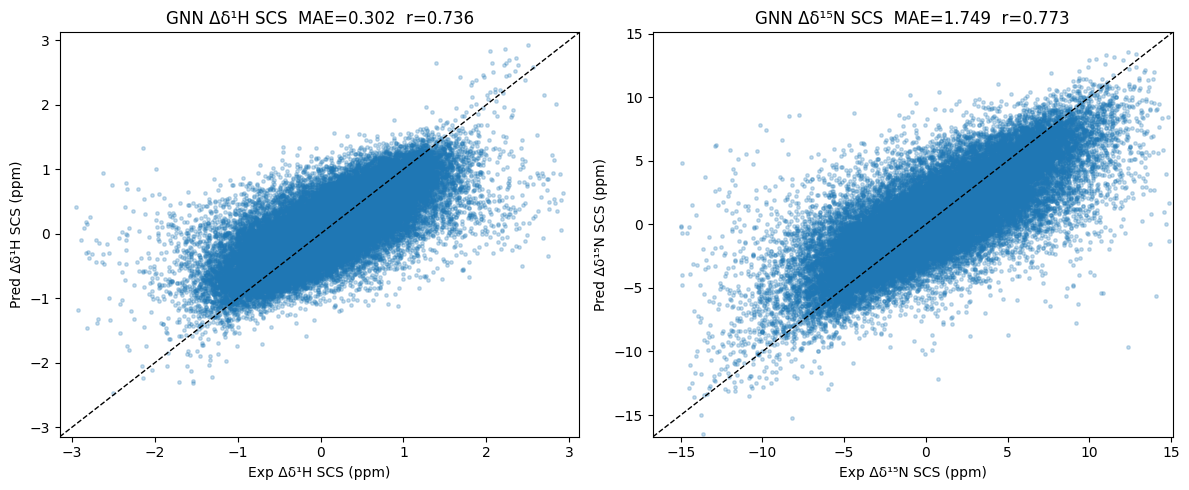
#> input picture pages/research/assets/chemical-shift-gnn-recorded.png, 1189 x 490 px
$ python generate_theme_figures.py
#> lines starting #> are read from the running program, lines starting #| are printed output that depends on the picture; after the words box and inside, x2 and y2 are one past the last pixel; in counts of white or black regions, pixels touching at a corner belong together
"""Theme-only derivatives of recorded figures; never reconstruct numerical data.

Remove the white matte and replace ink colors at the original pixel coordinates.
Recovered alpha preserves scatter density/antialiasing. No resize, crop, fitting,
interpolation, or new predictions. Original files remain unchanged and linked.
Requires numpy and Pillow. Run after generate_cpmg_figure.py for all chart assets.
"""
import hashlib
import json
from pathlib import Path

import numpy as np
from PIL import Image

OUT = Path(__file__).parent / 'assets'
PALETTES = {
    'light': {'ink': '#263344', 'blue': '#175da3', 'orange': '#b75b00'},
    'dark': {'ink': '#e5edf7', 'blue': '#54cfff', 'orange': '#ffb454'},
}


def rgb(hex_color):
    return np.array([int(hex_color[i:i + 2], 16) for i in (1, 3, 5)]) / 255


records = []
for name in ('chemical-shift-gnn-recorded.png', 'chemical-shift-mlp-recorded.png',
             'published-dispersion-figure4.jpg'):
    source = OUT / name
    pixels = np.asarray(Image.open(source).convert('RGB'), dtype=float) / 255
    r, g, b = np.moveaxis(pixels, -1, 0)
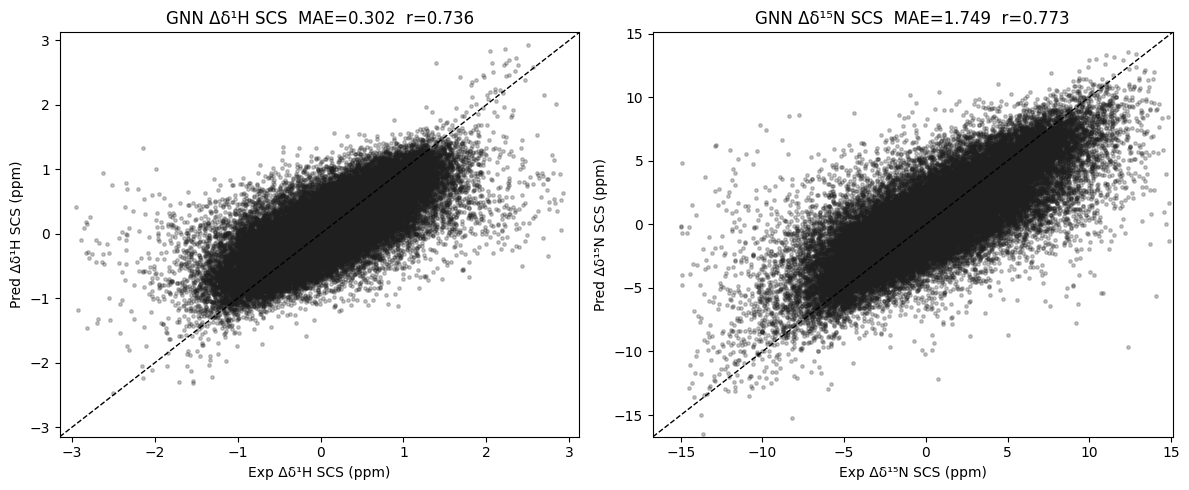
#> r: shape (490, 1189) float64; min 0, max 1, mean 0.865
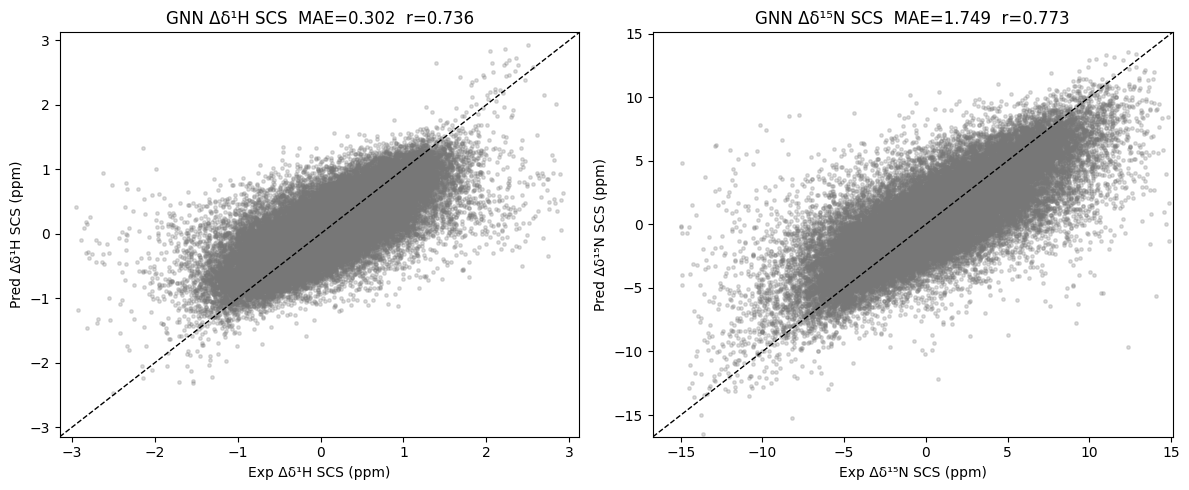
#> g: shape (490, 1189) float64; min 0, max 1, mean 0.911
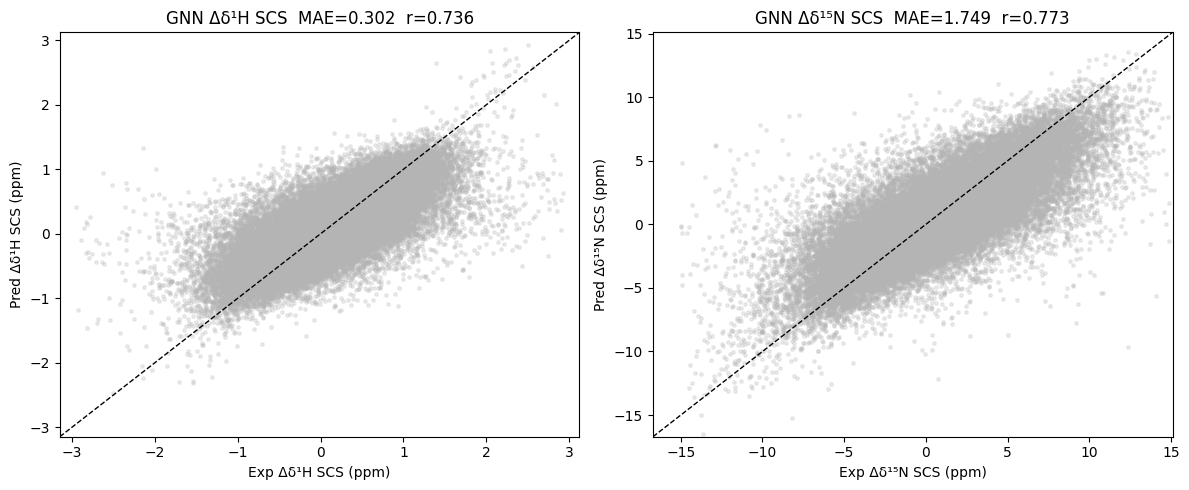
#> b: shape (490, 1189) float64; min 0, max 1, mean 0.943
    published = source.suffix == '.jpg'
    # Saved scatter uses matplotlib tab:blue. Published figure uses blue/orange.
    blue = (b - r > .04) & (b > g)
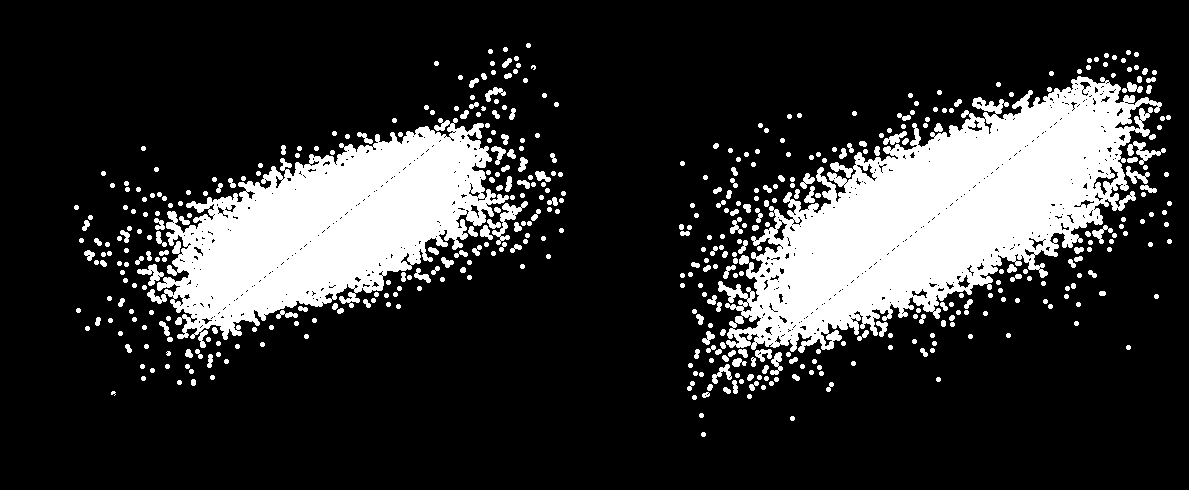
#> blue: shape (490, 1189) bool; 19.5% white; 475 white regions (5 under 20 px), largest, box (x1, y1, x2, y2) and area: (718, 76, 1162, 353) 56784, (147, 118, 509, 348) 40318, (492, 201, 528, 245) 435
    orange = (r - b > .04) & (r > g)
#> orange: shape (490, 1189) bool; every value is 0
    if not published:
        orange[:] = False
    alpha = 1 - pixels.mean(axis=-1)
    blue_source = rgb('#363397' if published else '#1f77b4')
    alpha[blue] = np.max((1 - pixels[blue]) / (1 - blue_source), axis=-1)
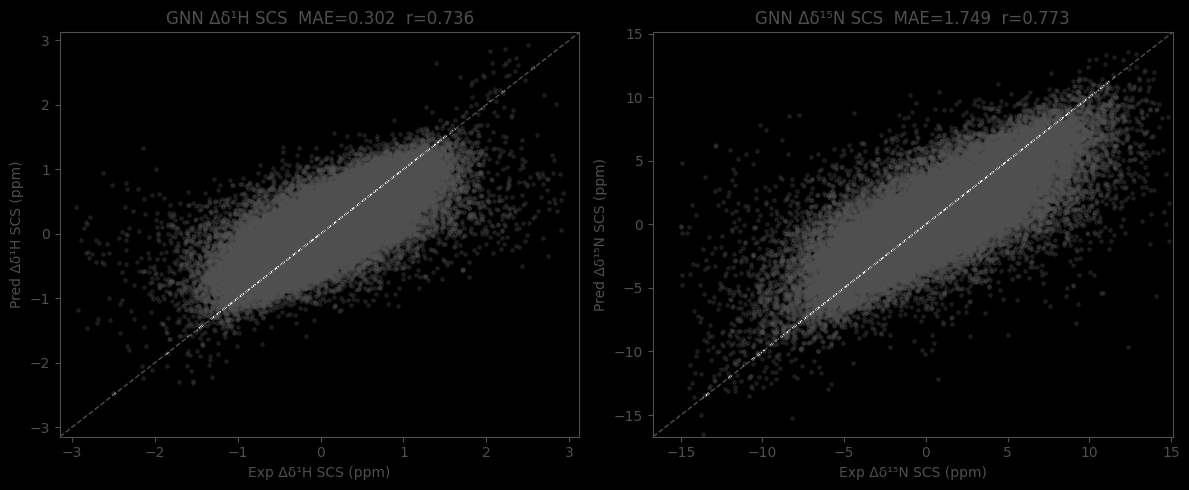
#> alpha: shape (490, 1189) float64; min 0, max 3.23, mean 0.155; drawn with min black and max white
    alpha[orange] = np.max((1 - pixels[orange]) / (1 - rgb('#f39c12')), axis=-1)
    # JPEG white-matte compression noise is not figure content.
    if published:
        alpha[pixels.min(axis=-1) >= 250 / 255] = 0
    alpha = np.clip(alpha, 0, 1)
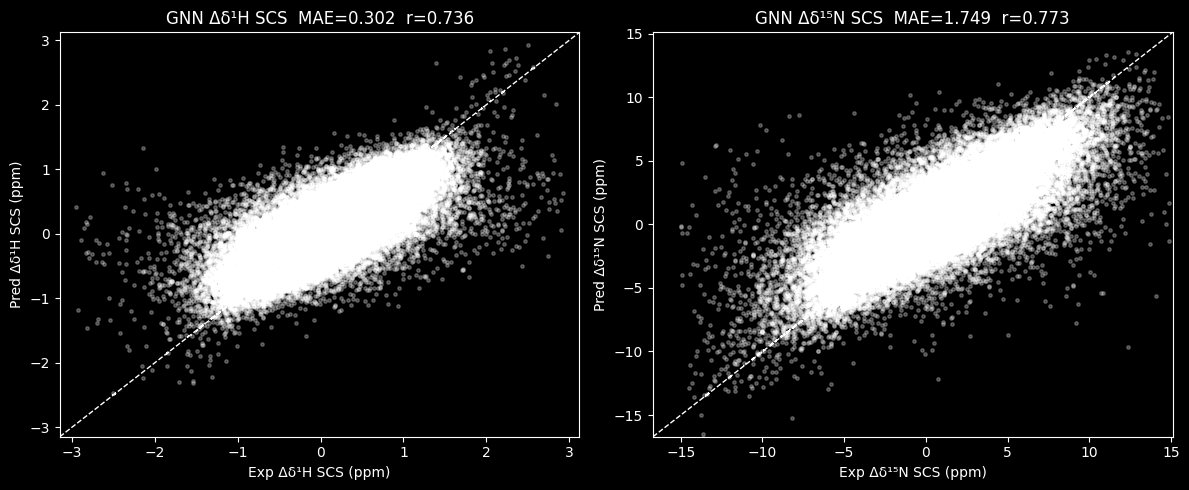
#> alpha: shape (490, 1189) float64; min 0, max 1, mean 0.153
    derivatives = []
    for theme, palette in PALETTES.items():
        colors = np.broadcast_to(rgb(palette['ink']), pixels.shape).copy()
        colors[blue] = rgb(palette['blue'])
        colors[orange] = rgb(palette['orange'])
        rgba = np.rint(np.dstack([colors, alpha]) * 255).astype('uint8')
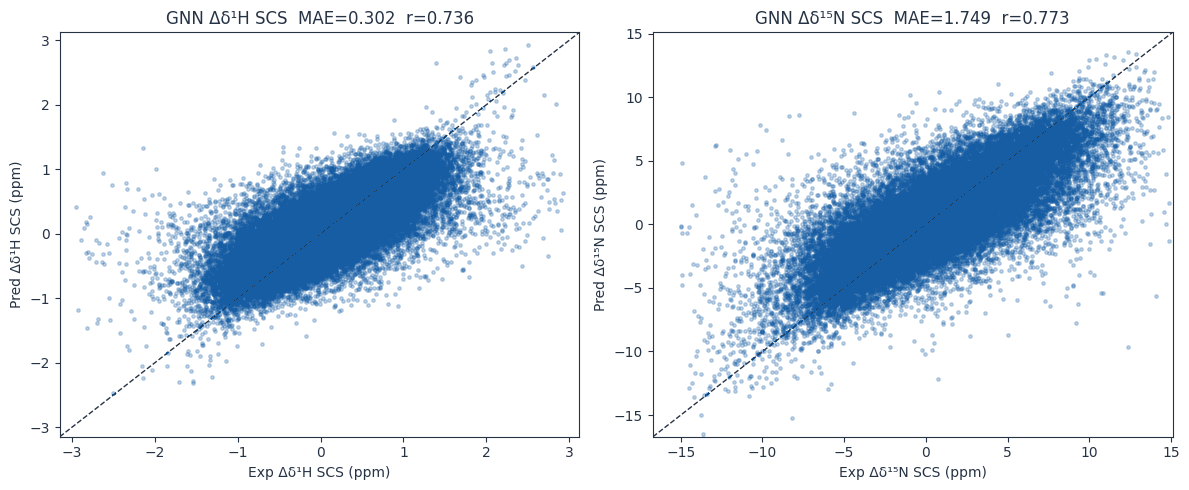
#> rgba: shape (490, 1189, 4); mean of channels 0, 1, 2, 3 35.1, 59.2, 86.5, 39.1; transparent parts drawn white
        target = OUT / f'{source.stem}-{theme}.png'
        Image.fromarray(rgba).save(target)
        assert Image.open(target).size == Image.open(source).size
        derivatives.append(target.name)
    records.append({'source': name, 'sha256': hashlib.sha256(source.read_bytes()).hexdigest(),
                    'size_px': list(Image.open(source).size), 'derivatives': derivatives})
#> pass 2 of the loop `for name in ('chemical-shift-gnn-recorded.png', 'chemical-shift-mlp-re..`:
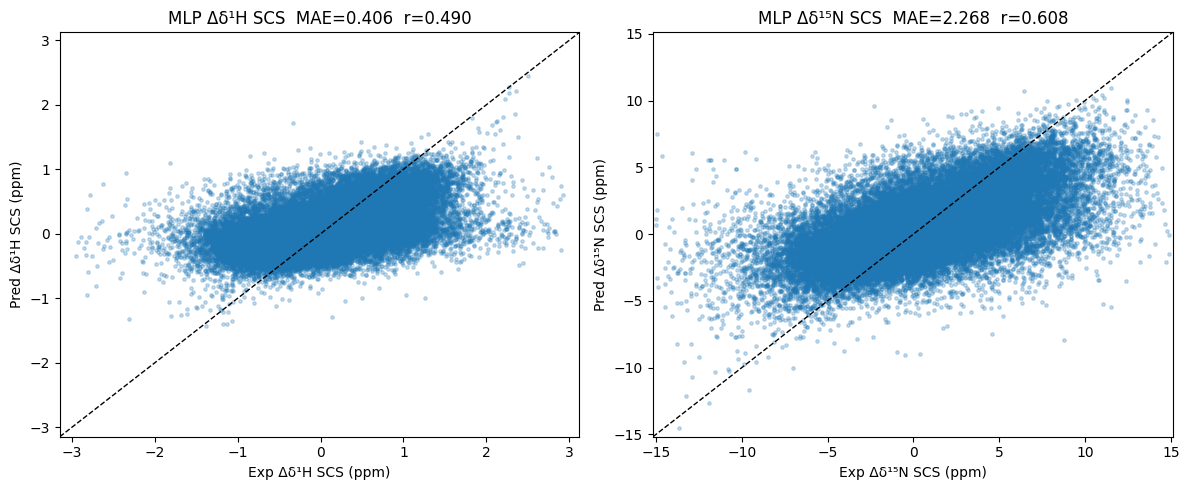
#> input picture pages/research/assets/chemical-shift-mlp-recorded.png, 1189 x 490 px
#> `blue = (b - r > .04) & (b > g)`:
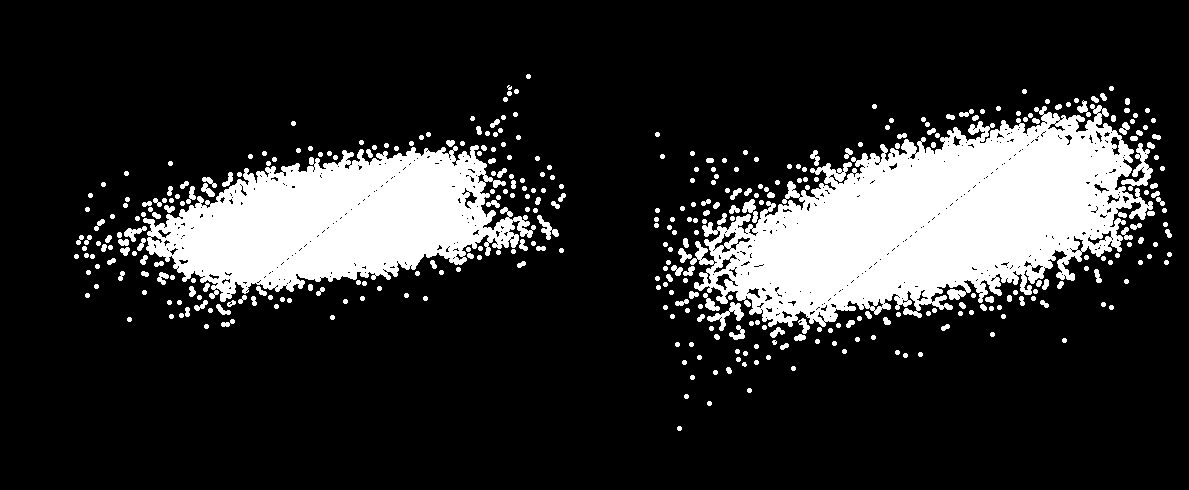
#> blue: shape (490, 1189) bool; 17.8% white; 384 white regions (3 under 20 px), largest, box (x1, y1, x2, y2) and area: (690, 104, 1153, 327) 56073, (143, 145, 536, 302) 34816, (1121, 143, 1153, 191) 511
#> `rgba = np.rint(np.dstack([colors, alpha]) * 255).astype('uint8')`:
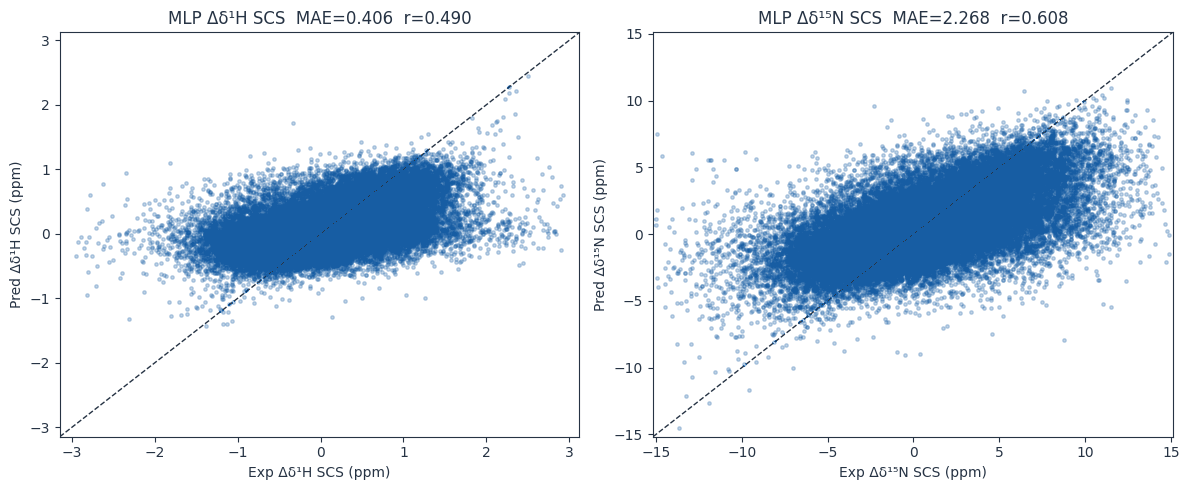
#> rgba: shape (490, 1189, 4); mean of channels 0, 1, 2, 3 35.3, 58.5, 84.9, 37.1; transparent parts drawn white
#> pass 3 of the loop `for name in ('chemical-shift-gnn-recorded.png', 'chemical-shift-mlp-re..`:
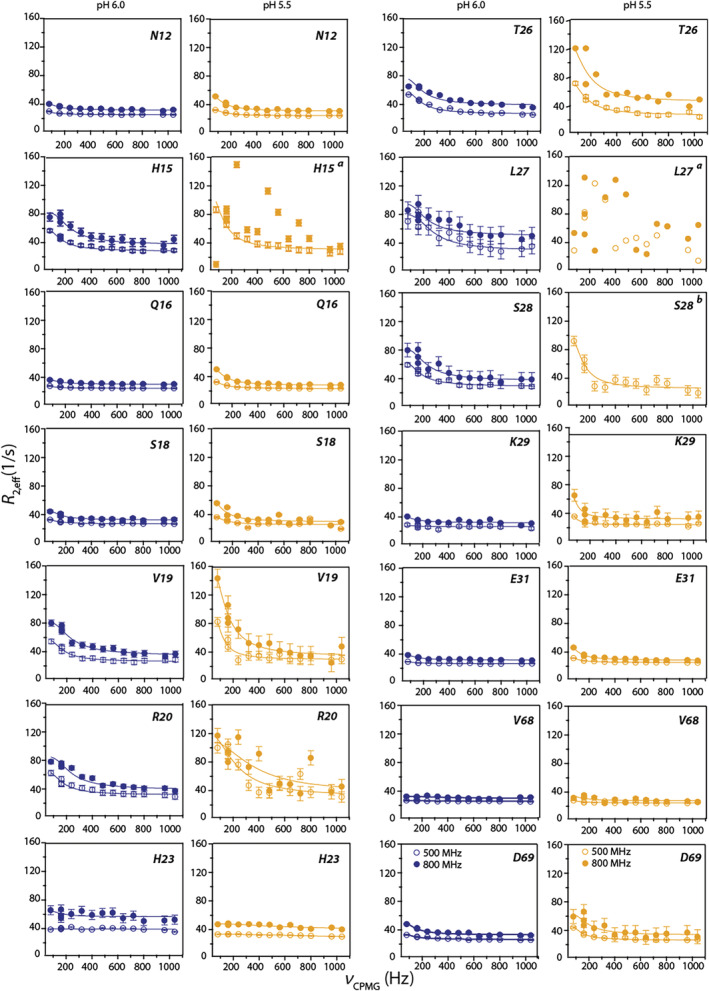
#> input picture pages/research/assets/published-dispersion-figure4.jpg, 709 x 991 px
#> pixels: shape (991, 709, 3) float64
#> r: shape (991, 709) float64
#> g: shape (991, 709) float64
#> b: shape (991, 709) float64
#> `blue = (b - r > .04) & (b > g)`:
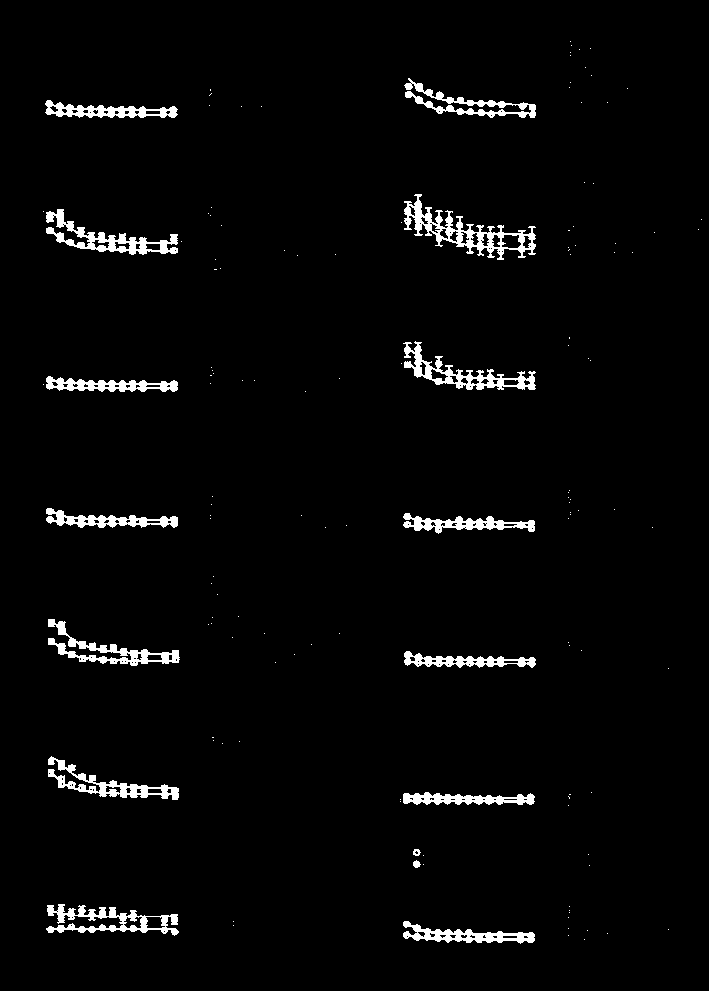
#> blue: shape (991, 709) bool; 2.8% white; 137 white regions (121 under 20 px), largest, box (x1, y1, x2, y2) and area: (404, 194, 536, 260) 2227, (46, 209, 178, 255) 1702, (403, 341, 536, 390) 1683
#> orange: shape (991, 709) bool; 2.9% white; 225 white regions (171 under 20 px), largest, box (x1, y1, x2, y2) and area: (213, 568, 346, 673) 2327, (213, 726, 346, 804) 1869, (568, 903, 702, 946) 1675
#> `rgba = np.rint(np.dstack([colors, alpha]) * 255).astype('uint8')`:
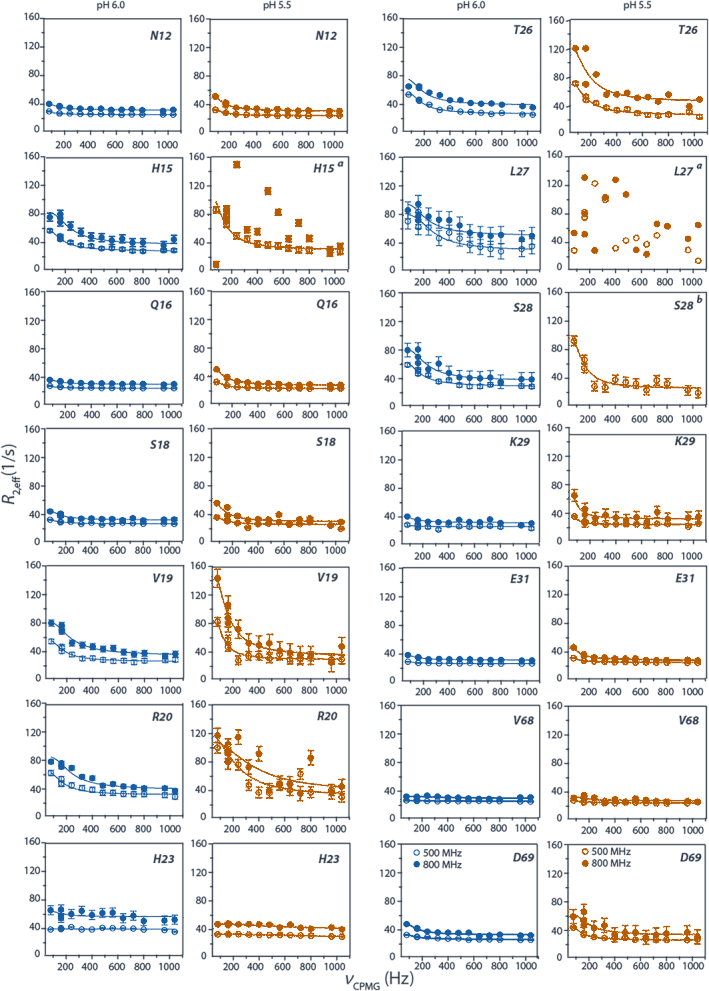
#> rgba: shape (991, 709, 4); mean of channels 0, 1, 2, 3 41.9, 53.3, 68.6, 23.2; transparent parts drawn white

(OUT / 'theme-figure-provenance.json').write_text(json.dumps({
    'method': 'White-matte removal and per-pixel ink recoloring only; original pixel coordinates and dimensions retained.',
    'script': '../generate_theme_figures.py', 'palettes': PALETTES, 'figures': records,
}, indent=2) + '\n')
